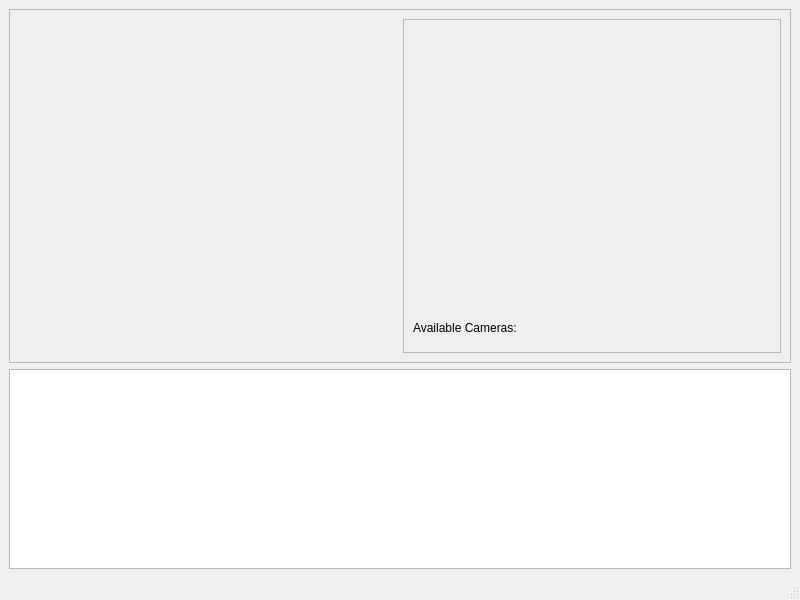
<?xml version="1.0" encoding="UTF-8"?>
<ui version="4.0">
 <class>MainWindow</class>
 <widget class="QMainWindow" name="MainWindow">
  <property name="geometry">
   <rect>
    <x>0</x>
    <y>0</y>
    <width>800</width>
    <height>600</height>
   </rect>
  </property>
  <property name="windowTitle">
   <string>MainWindow</string>
  </property>
  <widget class="QWidget" name="centralwidget">
   <layout class="QVBoxLayout" name="verticalLayout">
    <item>
     <widget class="QFrame" name="images_frm">
      <property name="frameShape">
       <enum>QFrame::StyledPanel</enum>
      </property>
      <property name="frameShadow">
       <enum>QFrame::Raised</enum>
      </property>
      <layout class="QHBoxLayout" name="horizontalLayout">
       <item>
        <widget class="QLabel" name="scanner_video_lbl">
         <property name="text">
          <string/>
         </property>
        </widget>
       </item>
       <item>
        <widget class="QFrame" name="right_frame">
         <property name="frameShape">
          <enum>QFrame::StyledPanel</enum>
         </property>
         <property name="frameShadow">
          <enum>QFrame::Raised</enum>
         </property>
         <layout class="QVBoxLayout" name="right_frame_lyt">
          <item>
           <widget class="QLabel" name="qr_code_lbl">
            <property name="text">
             <string/>
            </property>
           </widget>
          </item>
          <item>
           <widget class="QLabel" name="label">
            <property name="sizePolicy">
             <sizepolicy hsizetype="Preferred" vsizetype="Preferred">
              <horstretch>0</horstretch>
              <verstretch>0</verstretch>
             </sizepolicy>
            </property>
            <property name="maximumSize">
             <size>
              <width>16777215</width>
              <height>30</height>
             </size>
            </property>
            <property name="text">
             <string>Available Cameras:</string>
            </property>
           </widget>
          </item>
         </layout>
        </widget>
       </item>
      </layout>
     </widget>
    </item>
    <item>
     <widget class="QPlainTextEdit" name="text_txbx">
      <property name="maximumSize">
       <size>
        <width>16777215</width>
        <height>200</height>
       </size>
      </property>
     </widget>
    </item>
   </layout>
  </widget>
  <widget class="QMenuBar" name="menubar">
   <property name="geometry">
    <rect>
     <x>0</x>
     <y>0</y>
     <width>800</width>
     <height>26</height>
    </rect>
   </property>
  </widget>
  <widget class="QStatusBar" name="statusbar"/>
 </widget>
 <resources/>
 <connections/>
</ui>
